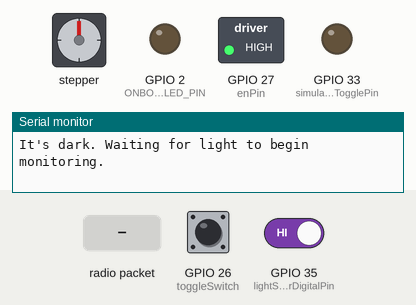
A program run on a simulated ESP32. Parts: stepper motor, switched loads named in the program (green lamp = pin HIGH), output pins drawn as LEDs (lit = HIGH), the last lines printed to the serial monitor. Inputs (shaded band) come from the test bench; at power-on: GPIO 26 (toggleSwitch) HIGH, GPIO 35 (lightSensorDigitalPin) HIGH. Stepper angles assume 200 steps per turn.

Above: at 1.2 s.
1.3 s: GPIO 26 (toggleSwitch) pulled LOW for 3.2 s
At 5.9 s:
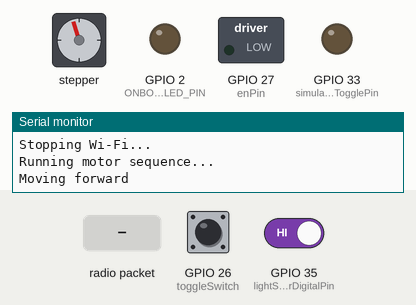
6.0 s: radio packet "1" arrives
At 7.15 s:
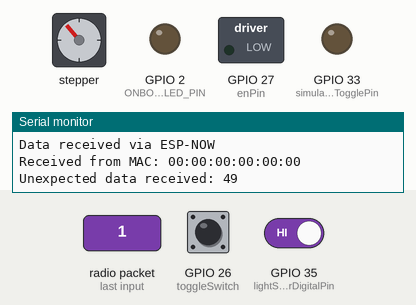
9.5 s: radio packet "0" arrives
At 10.65 s:
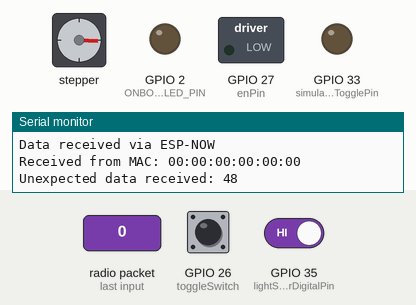
13.0 s: radio packet "2" arrives
At 14.15 s:
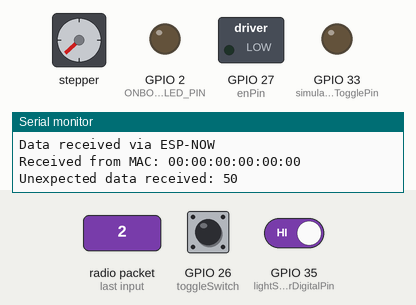
16.5 s: radio packet "1" arrives
At 17.66 s:
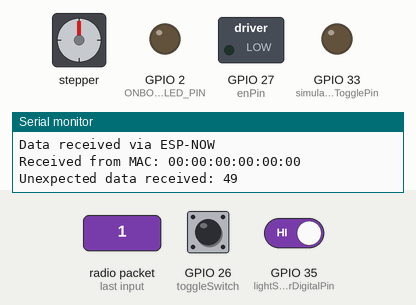
20.0 s: radio packet "0" arrives
At 45.1 s:
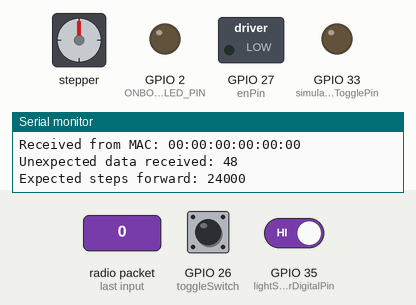
Timing chart, 0 to 71.0 s (numbered marks = the images above; inputs shaded):
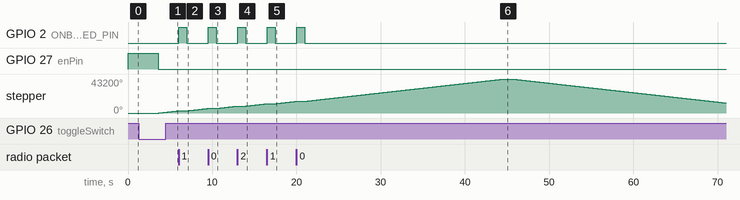

Measured:
- after the input at 1.3 s, GPIO 27 (enPin): HIGH → LOW after 2.3 s; stepper: keeps turning clockwise at about 1209°/s, starting after 2.4 s
- after the input at 6.0 s, GPIO 2 (ONBOARD_LED_PIN): LOW → HIGH at once, → LOW 1.0 s later
- after the input at 9.5 s, GPIO 2 (ONBOARD_LED_PIN): LOW → HIGH at once, → LOW 1.0 s later
- after the input at 13.0 s, GPIO 2 (ONBOARD_LED_PIN): LOW → HIGH at once, → LOW 1.0 s later
- after the input at 16.5 s, GPIO 2 (ONBOARD_LED_PIN): LOW → HIGH at once, → LOW 1.0 s later
- after the input at 20.0 s, GPIO 2 (ONBOARD_LED_PIN): LOW → HIGH at once, → LOW 1.0 s later

The program:

main.cpp
```cpp
#include <Arduino.h>
#include <WiFi.h>
#include <esp_now.h>
#include <Bounce2.h>
#include <Stepper.h>
#include "esp_wifi.h"

// Function declarations
void OnDataRecv(const uint8_t *mac_addr, const uint8_t *data, int len);
void runMotorSequence();
void moveMotorForward();
void moveMotorBackward();

// Motor settings
const int stepsPerRevolution = 200;  // Steps per revolution for your motor
const int desiredSteps = 24000;      // Desired number of steps to move
const int stepChunkSize = 100;       // Number of steps per chunk to avoid WDT triggering

// Pin assignments
const int dirPin = 32;
const int stepPin = 25;
const int enPin = 27;
const int toggleSwitch = 26;  // Control button (manual)
const int simulatedTogglePin = 33;  // New pin to simulate button press

// Light sensor pins
const int lightSensorDigitalPin = 35; // DO pin of the light sensor module

// LED pin
#define ONBOARD_LED_PIN 2  // Onboard LED on the ESP32

// Debounce settings
const unsigned long debounceInterval = 50;  // Debounce time for the button

// Light and darkness detection settings
int lightRequiredTime = 10000;  // Light must persist for 10 seconds (10000 milliseconds) before starting darkness detection
int darknessThreshold = 60000;  // Darkness must persist for 10 seconds (one minute) to trigger motor sequence
unsigned long lightStartTime = 0;
unsigned long darknessStartTime = 0;
bool isDark = false;
bool isLightConfirmed = false;

Bounce debouncer = Bounce();
Stepper stepper(stepsPerRevolution, stepPin, dirPin);  // Initialize stepper motor

bool motorSequenceTriggered = false;  // Flag to trigger the motor sequence

void setup() {
    Serial.begin(115200);
    Serial.println("Receiver Setup Started");

    // Initialize LEDs and motor pins
    pinMode(ONBOARD_LED_PIN, OUTPUT);
    pinMode(enPin, OUTPUT);
    pinMode(toggleSwitch, INPUT_PULLUP);  // Keep this as INPUT_PULLUP for manual button
    pinMode(simulatedTogglePin, OUTPUT);  // Set the new pin as OUTPUT
    digitalWrite(simulatedTogglePin, LOW); // Ensure the simulated pin is LOW initially

    debouncer.attach(toggleSwitch);
    debouncer.interval(debounceInterval);  // Debounce time for the button

    pinMode(lightSensorDigitalPin, INPUT);  // Set the digital pin of the light sensor as input

    digitalWrite(enPin, HIGH);  // Disable the stepper driver initially
    digitalWrite(ONBOARD_LED_PIN, LOW);  // Turn off onboard LED initially

    stepper.setSpeed(200);  // Increase speed for testing (steps per second)

    // Initialize ESP-NOW
    WiFi.mode(WIFI_STA);
    if (esp_now_init() != 0) {
        Serial.println("Error initializing ESP-NOW");
        return;
    }

    // Register the receive callback
    esp_now_register_recv_cb(OnDataRecv);

    Serial.println("Receiver Setup Completed, Waiting for light to start monitoring darkness...");
}

void loop() {
    debouncer.update();

    int lightLevelDigital = digitalRead(lightSensorDigitalPin);
    unsigned long currentMillis = millis();

    // Check for required light period at startup
    if (!isLightConfirmed) {
        if (lightLevelDigital == LOW) {  // LOW means bright based on the previous test
            if (lightStartTime == 0) {
                lightStartTime = currentMillis;
                Serial.println("Brightness detected. Starting light confirmation timer...");
            } else if (currentMillis - lightStartTime >= lightRequiredTime) {
                isLightConfirmed = true;
                Serial.println("Light confirmed. Beginning darkness monitoring.");
            } else {
                Serial.print("Brightness ongoing for ");
                Serial.print((currentMillis - lightStartTime) / 1000);
                Serial.println(" seconds.");
            }
        } else {
            // Reset the timer if it gets dark again
            if (lightStartTime != 0) {
                Serial.println("Darkness detected during light confirmation. Resetting timer.");
                lightStartTime = 0;
            } else {
                Serial.println("It's dark. Waiting for light to begin monitoring.");
            }
        }
    } else {
        // Once light is confirmed, start darkness detection
        if (lightLevelDigital == HIGH) {  // HIGH means dark based on the previous test
            if (!isDark) {
                // If it just became dark, start the timer
                darknessStartTime = currentMillis;
                isDark = true;
                Serial.println("Darkness detected. Starting timer...");
            } else {
                // If it has been dark for long enough, trigger the motor sequence
                if (currentMillis - darknessStartTime >= darknessThreshold) {
                    Serial.println("It's been dark for 10 seconds. Waiting for 30 minutes before triggering motor sequence.");

                    // Delay for 30 minutes (1800000 milliseconds)
                    delay(1800000);

                    Serial.println("30 minutes delay completed. Triggering motor sequence.");
                    motorSequenceTriggered = true;
                } else {
                    Serial.print("Darkness ongoing for ");
                    Serial.print((currentMillis - darknessStartTime) / 1000);
                    Serial.println(" seconds.");
                }
            }
        } else {
            // If it gets bright again, reset the darkness check
            if (isDark) {
                Serial.println("Light detected. Resetting darkness timer.");
                isDark = false;
            } else {
                Serial.println("It's bright. No action required.");
            }
        }
    }

    // Handle button press manually for testing or manual override
    if (debouncer.fell()) {
        Serial.println("Manual button press detected");
        motorSequenceTriggered = true;  // Trigger motor sequence when the button is pressed
    }

    // Check if the motor sequence was triggered
    if (motorSequenceTriggered) {
        motorSequenceTriggered = false;  // Reset the flag

        // Stop and deinitialize Wi-Fi
        Serial.println("Stopping Wi-Fi...");
        esp_wifi_stop();
        delay(500);  // Added delay to ensure Wi-Fi has fully stopped
        esp_wifi_deinit();
        delay(100);  // Short delay to ensure Wi-Fi is fully stopped

        // Run the motor sequence
        runMotorSequence();

        // Reboot the board
        Serial.println("Rebooting the board...");
        ESP.restart();
    }

    delay(1000); // Update every second
}

// Function to run the motor forward and then backward
void runMotorSequence() {
    Serial.println("Running motor sequence...");

    // Move the motor forward
    moveMotorForward();

    // Wait for 1 second before moving backward
    delay(1000);

    // Move the motor backward
    moveMotorBackward();

    // Disable the motor driver
    digitalWrite(enPin, HIGH);
    Serial.println("Motor movement complete. Motor disabled.");
}

// Function to move the motor forward
void moveMotorForward() {
    Serial.println("Moving forward");
    digitalWrite(enPin, LOW);  // Enable the motor driver
    delay(50);  // Short delay to ensure the driver is enabled

    // Move the motor in smaller chunks to prevent WDT triggering
    int stepsRemaining = desiredSteps;
    while (stepsRemaining > 0) {
        int stepsToMove = min(stepsRemaining, stepChunkSize);  // Step in chunks
        stepper.step(stepsToMove);
        stepsRemaining -= stepsToMove;
        yield();  // Reset the watchdog timer and allow background tasks
    }

    Serial.print("Expected steps forward: ");
    Serial.println(desiredSteps);
}

// Function to move the motor backward
void moveMotorBackward() {
    Serial.println("Moving backward");

    // Move the motor in smaller chunks to prevent WDT triggering
    int stepsRemaining = desiredSteps;
    while (stepsRemaining > 0) {
        int stepsToMove = min(stepsRemaining, stepChunkSize);  // Step in chunks
        stepper.step(-stepsToMove);
        stepsRemaining -= stepsToMove;
        yield();  // Reset the watchdog timer and allow background tasks
    }

    Serial.print("Expected steps backward: ");
    Serial.println(desiredSteps);
}

// ESP-NOW receive callback function for ESP32
void OnDataRecv(const uint8_t *mac_addr, const uint8_t *data, int len) {
    Serial.println("Data received via ESP-NOW");

    // Print the MAC address of the sender
    char macStr[18];
    snprintf(macStr, sizeof(macStr), "%02x:%02x:%02x:%02x:%02x:%02x",
            mac_addr[0], mac_addr[1], mac_addr[2],
            mac_addr[3], mac_addr[4], mac_addr[5]);
    Serial.print("Received from MAC: ");
    Serial.println(macStr);

    // Turn on the onboard LED to indicate a command was received
    digitalWrite(ONBOARD_LED_PIN, HIGH);

    // Set the flag to trigger the motor sequence after Wi-Fi is disabled
    if (len == 1 && *data == 1) {  // Assuming '1' is the command to simulate a button press
        Serial.println("Received command to simulate button press.");
        motorSequenceTriggered = true;
    } else {
        Serial.print("Unexpected data received: ");
        Serial.println(*data);
    }

    // Turn off the onboard LED after a short delay
    delay(1000);
    digitalWrite(ONBOARD_LED_PIN, LOW);
}
```
